Frame 1 (no input): blank canvas, image omitted
Frame 60 (no input): blank canvas, image omitted
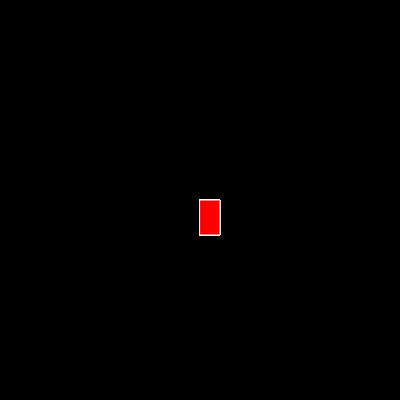
Frame 120 (the mouse pressed at the canvas centre since frame 60)

The p5.js sketch whose frames 1 and 60 were blank and that drew this single picture after the mouse press (run headless with seeded random() and noise() and a simulated clock; from frame 60 on, the mouse is pressed at the canvas centre):

// p5.js sketch
// ── sketch.js
function setup() {
    createCanvas(400, 400); // width x height
    background("black");
  }
  
  function draw() {
    stroke("white")
    fill("red")
  
    if(mouseIsPressed){
      rect(mouseX, mouseY, 20, 35);
    }
  
  }
  
